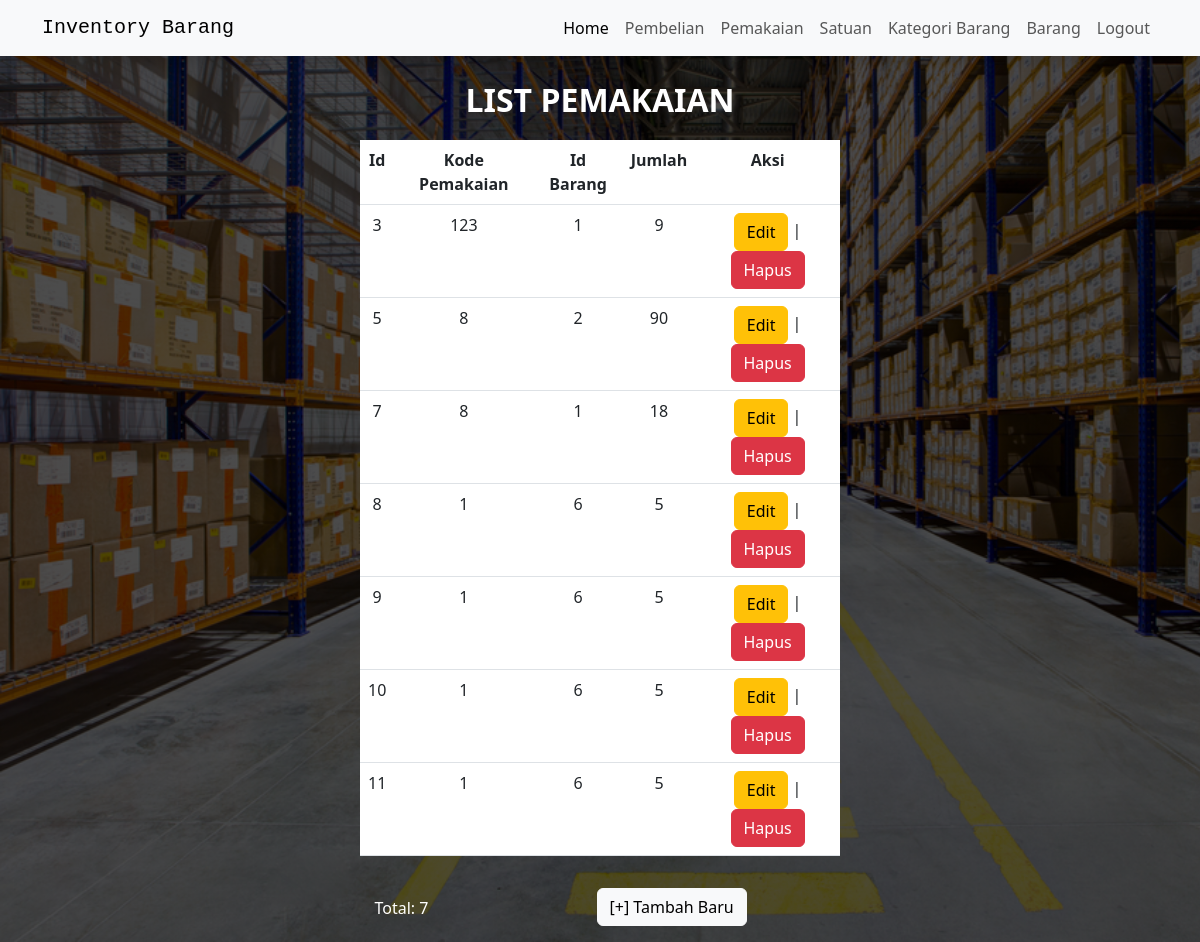
Page /pemakaian/listpemakaian.php on the committed database.
### tables this page shows
CREATE TABLE `pemakaian` (
  `id` int(255) NOT NULL,
  `kode_pemakaian` int(168) NOT NULL,
  `id_barang` int(255) NOT NULL,
  `jumlah` int(128) NOT NULL
);

### pemakaian/listpemakaian.php (the view)
<?php
include("../koneksi/koneksi.php");
include('../head.php')
?>
<header>
    <p>
        <b>LIST PEMAKAIAN</b>
    </p>
</header>
<div class="table-pemakaian">
    <div class="table-responsive">
        <table class="table table-hover text-center">
            <thead>
                <tr class="table">
                    <th>Id</th>
                    <th>Kode Pemakaian</th>
                    <th>Id Barang</th>
                    <th>Jumlah</th>
                    <th>Aksi</th>
                </tr>
            </thead>
            <tbody>
                <?php
                $sql = "SELECT * FROM pemakaian";
                $query = mysqli_query($db, $sql);
                while ($pemakaian = mysqli_fetch_array($query)) {
                    echo "<tr>";
                    echo "<td>" . $pemakaian['id'] . "</td>";
                    echo "<td>" . $pemakaian['kode_pemakaian'] . "</td>";
                    echo "<td>" . $pemakaian['id_barang'] . "</td>";
                    echo "<td>" . $pemakaian['jumlah'] . "</td>";
                    echo "<td>";
                    echo '<a href=editpemakaian.php?id=' . $pemakaian['id'] . ' class="btn btn-warning">Edit</a> | ';
                    echo '<a href="hapuspemakaian.php?id=' . $pemakaian['id'] . '" class="btn btn-danger">Hapus</a> ';
                    echo "</td>";
                    echo "</tr>";
                }
                ?>
            </tbody>
        </table>
    </div>
</div>
<div class="container text-ucenter">
    <div class="row justify-content-center">
        <div class="col-2 pt-4 pe-5">
            <p>
                Total: <?php echo mysqli_num_rows($query) ?>
            </p>
        </div>
        <div class="col-3">
            <nav>
                <a href="formpemakaian.php" class="btn btn-light" style="margin-bottom: 1rem; margin-top:1rem; margin-left:2rem;">[+] Tambah Baru</a>
            </nav>
        </div>
    </div>
</div>
<?php
include('../bottom.php');
?>

### style/style.css (style rules this page uses)
body { background-size: cover; background-repeat: no-repeat; background-position: center; background-attachment: fixed; position: relative; background-repeat: no-repeat !important; background-size: cover !important; min-height: 100vh; background: linear-gradient(rgba(0, 0, 0, 0.7), rgba(0, 0, 0, 0.7)) ,url(../gambar/bg.jpg); }
header { margin-top: 20px; color: white; font-size: xx-large; text-align: center; }
p { color: white; }
.table { color: white; background-color: white; }
.table-pemakaian { margin: auto; width: 40%; }

### rows in the picture
pemakaian: id "3", kode_pemakaian "123", id_barang "1", jumlah "9"
pemakaian: id "5", kode_pemakaian "8", id_barang "2", jumlah "90"
pemakaian: id "7", kode_pemakaian "8", id_barang "1", jumlah "18"
pemakaian: id "8", kode_pemakaian "1", id_barang "6", jumlah "5"
pemakaian: id "9", kode_pemakaian "1", id_barang "6", jumlah "5"
pemakaian: id "10", kode_pemakaian "1", id_barang "6", jumlah "5"
pemakaian: id "11", kode_pemakaian "1", id_barang "6", jumlah "5"

### other values in the picture
mysqli_num_rows($query) "7"
